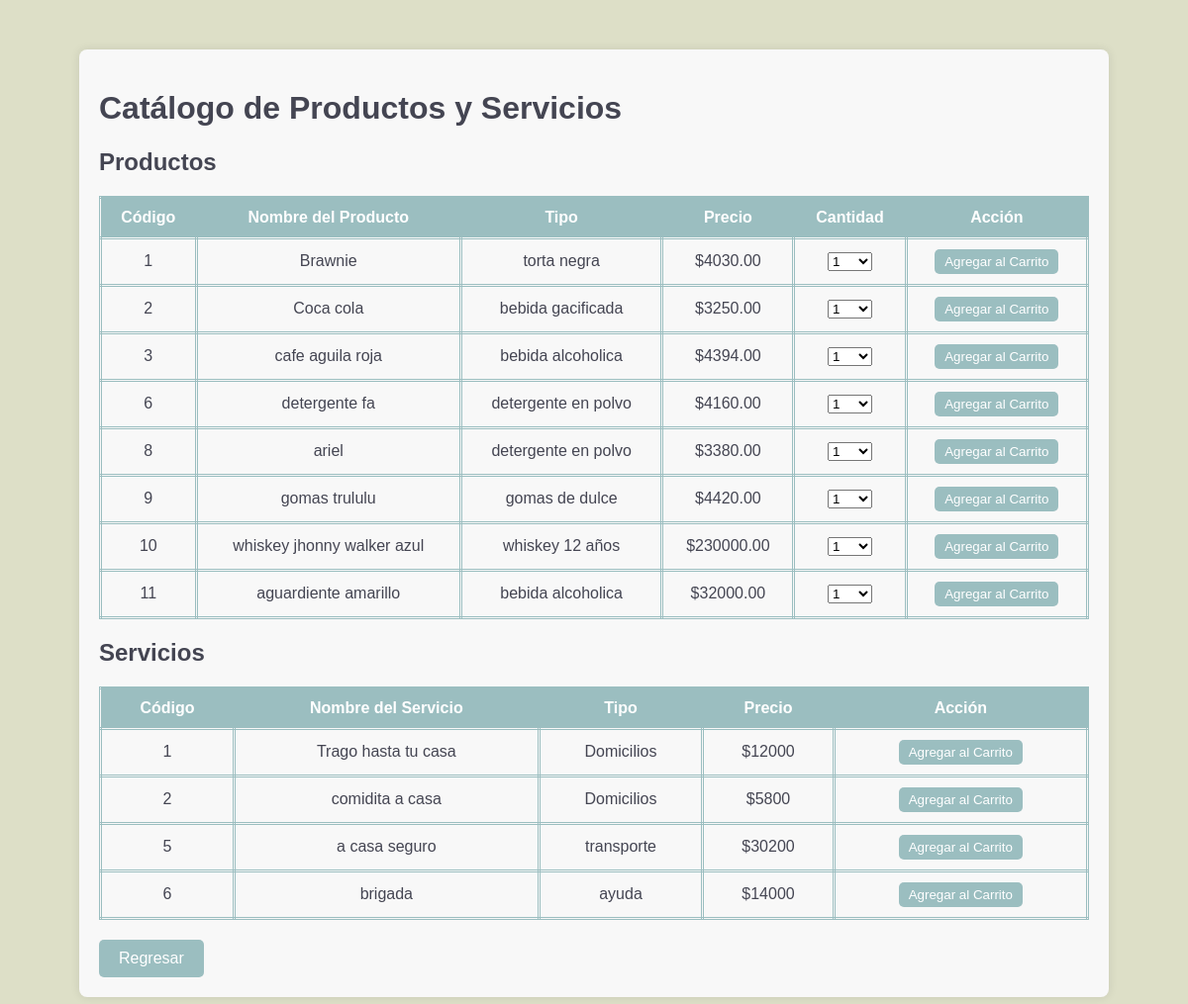
/catalogo.php, run on the app's committed database.
### tables this page shows
CREATE TABLE `inventario` (
  `Codigoproducto` int(11) NOT NULL,
  `Cantidad_producto` int(50) NOT NULL,
  `Precio` int(100) NOT NULL,
  `Entrada` int(50) NOT NULL,
  `Salida` int(50) NOT NULL,
  `existencias_total` int(255) NOT NULL,
  `Stock_minimo` int(50) NOT NULL,
  `Stock_maximo` int(50) NOT NULL,
  `precio_venta` decimal(10,2) NOT NULL,
  `ganancia` int(100) NOT NULL
);

CREATE TABLE `producto` (
  `Codigoproducto` int(11) NOT NULL,
  `Nombre_producto` varchar(150) NOT NULL,
  `Fabricante` varchar(100) NOT NULL,
  `Tipo_producto` varchar(100) NOT NULL,
  `Especificaciones` text NOT NULL
);

CREATE TABLE `servicios` (
  `Codigo` int(11) NOT NULL,
  `Nombre_servicio` varchar(150) NOT NULL,
  `Tipo_servicio` varchar(150) NOT NULL,
  `Precio_venta` int(50) NOT NULL,
  `Id_usuario` int(11) DEFAULT NULL,
  `Estado` varchar(50) NOT NULL
);

### catalogo.php (the view, shortened to what this page needs)
<?php
include('conexion.php');
?>
<!DOCTYPE html>
<html>
<head>
</head>
<body>
    <div class="catalogo-container">
        <h1>Catálogo de Productos y Servicios</h1>
        <h2>Productos</h2>
        <table class="catalogo-table">
            <thead>
                <tr>
                    <th>Código</th>
                    <th>Nombre del Producto</th>
                    <th>Tipo</th>
                    <th>Precio</th>
                    <th>Cantidad</th>
                    <th>Acción</th>
                </tr>
            </thead>
            <tbody>
                <?php
                $consulta_productos = "SELECT p.Codigoproducto, p.Nombre_producto, p.Tipo_producto, i.precio_venta
                                       FROM producto p
                                       JOIN inventario i ON p.Codigoproducto = i.Codigoproducto";
                $result_productos = $conex->query($consulta_productos);
                while ($row = $result_productos->fetch_assoc()) {
                    ?>
                    <tr>
                        <td><?= htmlspecialchars($row['Codigoproducto']) ?></td>
                        <td><?= htmlspecialchars($row['Nombre_producto']) ?></td>
                        <td><?= htmlspecialchars($row['Tipo_producto']) ?></td>
                        <td>$<?= htmlspecialchars($row['precio_venta']) ?></td>
                        <td>
                            <form method="POST">
                                <select name="cantidad" required>
                                    <?php for ($i = 1; $i <= 100; $i++): ?>
                                        <option value="<?= $i ?>"><?= $i ?></option>
                                    <?php endfor; ?>
                                </select>
                        </td>
                        <td>
                                <button type="submit" name="agregar_carrito">Agregar al Carrito</button>
                        </td>
                    </tr>
                    <?php
                }
                ?>
            </tbody>
        </table>
        <h2>Servicios</h2>
        <table class="catalogo-table">
            <thead>
                <tr>
                    <th>Código</th>
                    <th>Nombre del Servicio</th>
                    <th>Tipo</th>
                    <th>Precio</th>
                    <th>Acción</th>
                </tr>
            </thead>
            <tbody>
                <?php
                $consulta_servicios = "SELECT Codigo, Nombre_servicio, Tipo_servicio, Precio_venta FROM servicios";
                $result_servicios = $conex->query($consulta_servicios);
                while ($row = $result_servicios->fetch_assoc()) {
                    ?>
                    <tr>
                        <td><?= htmlspecialchars($row['Codigo']) ?></td>
                        <td><?= htmlspecialchars($row['Nombre_servicio']) ?></td>
                        <td><?= htmlspecialchars($row['Tipo_servicio']) ?></td>
                        <td>$<?= htmlspecialchars($row['Precio_venta']) ?></td>
                        <td>
                            <form method="POST">
                                <button type="submit" name="agregar_carrito">Agregar al Carrito</button>
                            </form>
                        </td>
                    </tr>
                    <?php
                }
                ?>
            </tbody>
        </table>
        <a class="regresar" href="user.php">Regresar</a>
    </div>
</body>
</html>

### catalogo.php (style rules this page uses)
body { font-family: Arial, sans-serif; background-color: #dddfc7; color: #444552; }
.catalogo-container { max-width: 1000px; margin: 50px auto; padding: 20px; background: #f8f8f8; border-radius: 8px; box-shadow: 0 0 10px rgba(0, 0, 0, 0.1); }
.catalogo-table { width: 100%; border-collapse: collapse; }
.catalogo-table th, .catalogo-table td { padding: 10px; text-align: center; border: 3px double #9bbec0; }
.catalogo-table th { background-color: #9bbec0; color: white; }
.catalogo-table td form { display: inline; }
.catalogo-table td button { padding: 5px 10px; background-color: #9bbec0; color: white; border: none; border-radius: 5px; cursor: pointer; }
.regresar { display: inline-block; padding: 10px 20px; margin-top: 20px; background-color: #9bbec0; color: white; text-decoration: none; border-radius: 5px; transition: background-color 0.3s ease; }

### data on the page
inventario: Codigoproducto.Codigoproducto "1", Codigoproducto.Nombre_producto "Brawnie", Codigoproducto.Tipo_producto "torta negra", precio_venta "4030.00"
inventario: Codigoproducto.Codigoproducto "2", Codigoproducto.Nombre_producto "Coca cola", Codigoproducto.Tipo_producto "bebida gacificada", precio_venta "3250.00"
inventario: Codigoproducto.Codigoproducto "3", Codigoproducto.Nombre_producto "cafe aguila roja", Codigoproducto.Tipo_producto "bebida alcoholica", precio_venta "4394.00"
inventario: Codigoproducto.Codigoproducto "6", Codigoproducto.Nombre_producto "detergente fa", Codigoproducto.Tipo_producto "detergente en polvo", precio_venta "4160.00"
inventario: Codigoproducto.Codigoproducto "8", Codigoproducto.Nombre_producto "ariel", Codigoproducto.Tipo_producto "detergente en polvo", precio_venta "3380.00"
inventario: Codigoproducto.Codigoproducto "9", Codigoproducto.Nombre_producto "gomas trululu", Codigoproducto.Tipo_producto "gomas de dulce", precio_venta "4420.00"
inventario: Codigoproducto.Codigoproducto "10", Codigoproducto.Nombre_producto "whiskey jhonny walker azul", Codigoproducto.Tipo_producto "whiskey 12 años", precio_venta "230000.00"
inventario: Codigoproducto.Codigoproducto "11", Codigoproducto.Nombre_producto "aguardiente amarillo", Codigoproducto.Tipo_producto "bebida alcoholica", precio_venta "32000.00"
servicios: Codigo "1", Nombre_servicio "Trago hasta tu casa", Tipo_servicio "Domicilios", Precio_venta "12000"
servicios: Codigo "2", Nombre_servicio "comidita a casa", Tipo_servicio "Domicilios", Precio_venta "5800"
servicios: Codigo "5", Nombre_servicio "a casa seguro", Tipo_servicio "transporte", Precio_venta "30200"
servicios: Codigo "6", Nombre_servicio "brigada", Tipo_servicio "ayuda", Precio_venta "14000"

### other printed values
form field cantidad "1"
